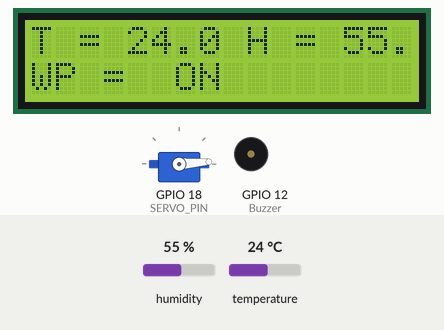
Simulated run of this sketch. Board: ESP32. Shown: 16×2 character LCD, servo, buzzer (waves = sounding). The inputs (shaded band) are chosen by the test bench; at power-on: temperature 24 °C, humidity 55 %. What the sketch prints to the serial monitor is not drawn.

Above: at 2.8 s.
2.9 s: temperature set to 25.7 °C
At 5.49 s:
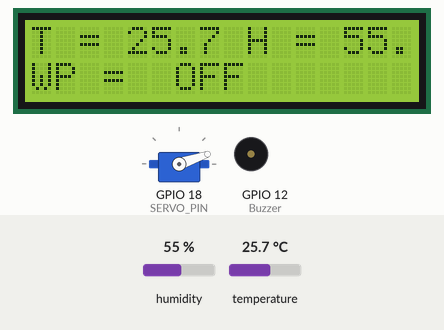
7.1 s: humidity set to 22 %
At 12.2 s:
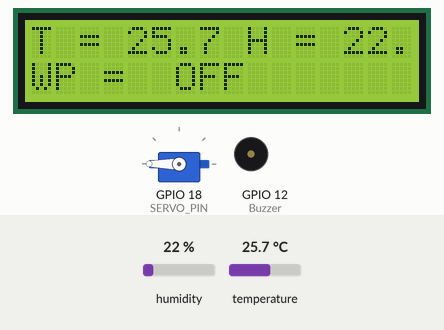
12.5 s: humidity set to 17 %
At 16.0 s:
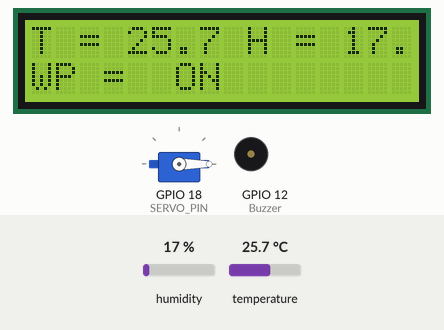
16.1 s: temperature set to 12 °C
At 19.0 s:
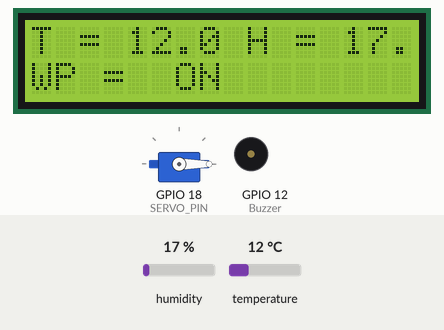
Timing chart, 0 to 22.6 s (numbered marks = the images above; inputs shaded):
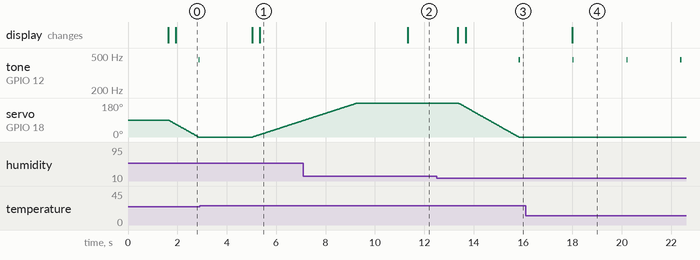

Measured:
- the behaviour switches between 24.9 and 25 °C on temperature (found by bisection; images 0 and 1)
- the behaviour switches between 20 and 19 % on humidity (found by bisection; images 2 and 3)
- after the input at 2.9 s, tone on GPIO 12 (Buzzer): goes on until 2.9 s, then stays silent; servo on GPIO 18 (SERVO_PIN): moves from 0° to 87° over 2.0 s, starting after 2.2 s; the display: first changes after 2.1 s (image 1 shows a later state)
- after the input at 7.1 s, the display: changes after 4.2 s (image 2)
- after the input at 12.5 s, tone on GPIO 12 (Buzzer): silent → 450 Hz after 3.3 s, → silent 0.05 s later; servo on GPIO 18 (SERVO_PIN): moves from 180° to 0° over 2.4 s, starting after 0.88 s; the display: first changes after 0.87 s (image 3 shows a later state)
- after the input at 16.1 s, the display: changes after 1.9 s (image 4)

The sketch:

Skets.ino
```cpp
#include <Wire.h>
#include <LiquidCrystal_I2C.h>
#include "DHTesp.h"
#include <ESP32Servo.h>

const int DHT_PIN = 15;
const int SERVO_PIN = 18;
const int SERVO_MIN_ANGLE = 0;
const int SERVO_MAX_ANGLE = 180;
const int SERVO_STEP_DELAY = 10; // Delay antara setiap perubahan posisi servo (ms)
int Buzzer=12;

DHTesp dhtSensor;
LiquidCrystal_I2C lcd(0x27, 16, 2); // Alamat I2C dan ukuran LCD
Servo myservo;


void setup() {
  Serial.begin(115200);
  dhtSensor.setup(DHT_PIN, DHTesp::DHT22);

  pinMode (Buzzer,OUTPUT);
  lcd.init(); // Inisialisasi LCD
  lcd.backlight(); // Nyalakan backlight
  lcd.print("Automatic");
  lcd.setCursor(0,1);
  lcd.print("Watering System!");
  delay(1500);
  lcd.clear();
  lcd.print("T = ");
  lcd.setCursor(9,0);
  lcd.print("H = ");
  lcd.setCursor(0,1);
  lcd.print("WP = ");
  myservo.attach(SERVO_PIN);
  myservo.write(90); // Posisi awal servo
}

void loop() {
  TempAndHumidity data = dhtSensor.getTempAndHumidity();

  lcd.setCursor(4, 0); // Atur posisi kursor LCD untuk suhu
  lcd.print(data.temperature, 1); // Cetak suhu

  lcd.setCursor(13, 0); // Atur posisi kursor LCD untuk kelembapan
  lcd.print(data.humidity, 1); // Cetak kelembapan

  if (data.temperature < 25 || data.humidity < 20) {
    for (int angle = myservo.read(); angle >= SERVO_MIN_ANGLE; angle--) {
      myservo.write(angle); // Menggerakkan servo ke posisi tertentu jika kondisi terpenuhi
      delay(SERVO_STEP_DELAY);
      lcd.setCursor(6,1);
      lcd.print("ON ");
    }
    tone(Buzzer,450);
    delay(50);
    noTone(Buzzer);
    delay(100);
  } else {
    for (int angle = myservo.read(); angle <= SERVO_MAX_ANGLE; angle++) {
      myservo.write(angle); // Menggerakkan servo ke posisi awal jika kondisi tidak terpenuhi
      delay(SERVO_STEP_DELAY);
      lcd.setCursor(6,1);
      lcd.print("OFF");
      digitalWrite(12, LOW); // Turn on the buzzer
      delay(SERVO_STEP_DELAY);
    }
  }

  Serial.println("Temperature: " + String(data.temperature, 1) + "°C");
  Serial.println("Humidity: " + String(data.humidity, 1) + "%");
  Serial.println("Servo Angle: " + String(myservo.read()) + "°");
  Serial.println("---");

  delay(2000);
}
```
